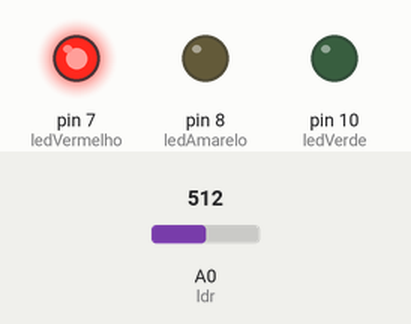
Recording of a sketch running on a simulated Arduino Uno, built with avr-gcc and run on an emulated ATmega328P. Shown: output pins drawn as LEDs (lit = HIGH). The inputs (shaded band) are chosen by the test bench; at power-on: A0 (ldr) = 512.

Above: at 1.2 s.
1.3 s: A0 (ldr) set to 10
2.8 s: A0 (ldr) set to 7
At 3.8 s:
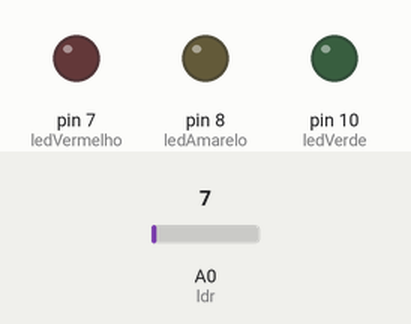
4.3 s: A0 (ldr) set to 0
At 4.9 s:
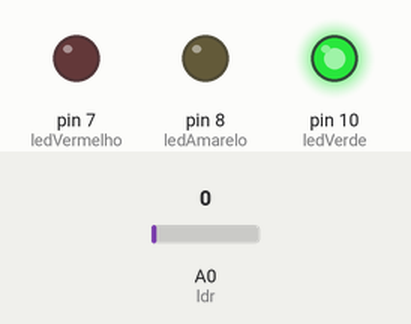
5.8 s: A0 (ldr) set to 15
At 6.1 s:
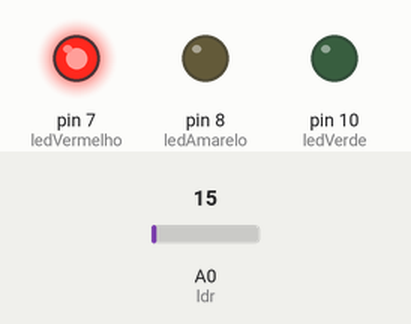
Timing chart, 0 to 8.3 s (numbered marks = the images above; inputs shaded):
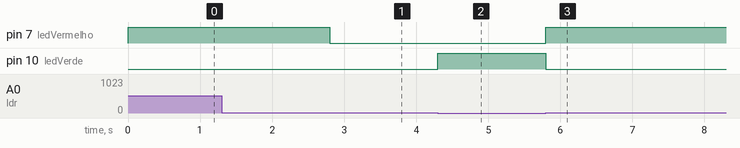

The sketch:

estufa.ino
```cpp
#define ledVerde 10
#define ledAmarelo 8
#define ledVermelho 7
#define ldr A0

void setup() {
  Serial.begin(9600);
  pinMode(ledVerde, OUTPUT);
  pinMode(ledVermelho, OUTPUT);
  pinMode(ledAmarelo, OUTPUT);
}

void loop() {
  if(float valor = analogRead(ldr) >= 8.80){
    digitalWrite(ledVermelho, HIGH);

  }else{
    digitalWrite(ledVermelho, LOW);

  }
  if(float valor = analogRead(ldr) >= 8.69 && analogRead(ldr) < 5.4){
    digitalWrite(ledAmarelo, HIGH);

  }else{
    digitalWrite(ledAmarelo, LOW);

  }
  if(float valor = analogRead(ldr) < 5.5){
    digitalWrite(ledVerde, HIGH);

  }else{
    digitalWrite(ledVerde, LOW);

  }


}
```

Measured:
- the behaviour switches between 9 and 8 on A0 (ldr) (found by bisection; images 0 and 1)
- after the input at 1.3 s, every drawn part: stays the same
- after the input at 2.8 s, pin 7 (ledVermelho): HIGH → LOW at once
- after the input at 4.3 s, pin 10 (ledVerde): LOW → HIGH at once
- after the input at 5.8 s, pin 7 (ledVermelho): LOW → HIGH at once; pin 10 (ledVerde): HIGH → LOW at once
